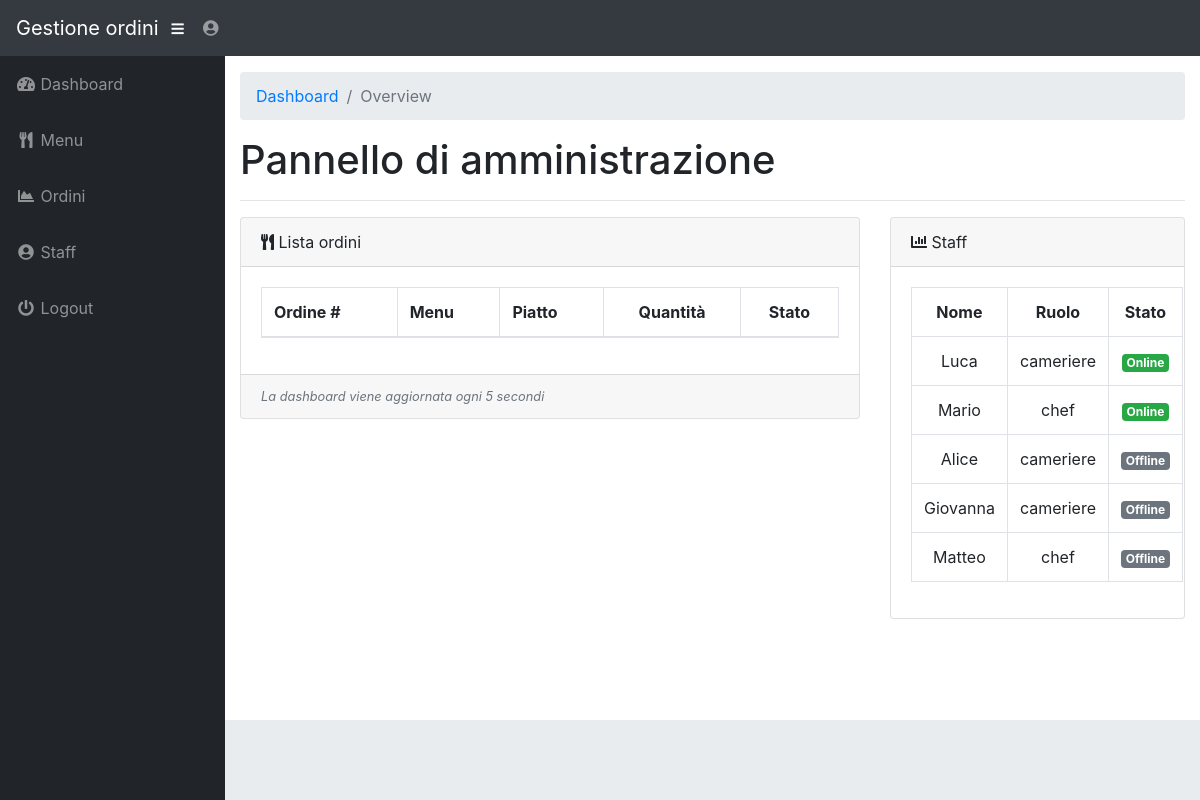
The app's page /admin/index.php (signed in) with its own data.
### tables this page shows
CREATE TABLE `tbl_staff` (
  `staffID` int NOT NULL,
  `username` varchar(25) NOT NULL,
  `password` varchar(100) NOT NULL,
  `status` text NOT NULL,
  `role` text NOT NULL
);

### admin/index.php (the view, shortened to what this page needs)
<?php
include ("../functions.php");
?>
<!DOCTYPE html>
<html lang="en">
<head>
    <link href="vendor/bootstrap/css/bootstrap.min.css" rel="stylesheet">
    <link href="vendor/fontawesome-free/css/all.min.css" rel="stylesheet" type="text/css">
    <link href="vendor/datatables/dataTables.bootstrap4.css" rel="stylesheet">
    <link href="css/sb-admin.css" rel="stylesheet">
</head>
<body id="page-top">
<nav class="navbar navbar-expand navbar-dark bg-dark static-top">
    <a class="navbar-brand mr-1" href="index.php">Gestione ordini</a>
    <button class="btn btn-link btn-sm text-white order-1 order-sm-0" id="sidebarToggle" href="#">
        <i class="fas fa-bars"></i>
    </button>
    <ul class="navbar-nav ml-auto ml-md-0">
        <li class="nav-item dropdown no-arrow">
            <a class="nav-link dropdown-toggle" href="#" id="userDropdown" role="button" data-toggle="dropdown" aria-haspopup="true" aria-expanded="false">
                <i class="fas fa-user-circle fa-fw"></i>
            </a>
        </li>
    </ul>
</nav>
<div id="wrapper">
    <ul class="sidebar navbar-nav">
        <li class="nav-item">
            <a class="nav-link" href="index.php">
                <i class="fas fa-fw fa-tachometer-alt"></i>
                <span>Dashboard</span>
            </a>
        </li>
        <li class="nav-item">
            <a class="nav-link" href="menu.php">
                <i class="fas fa-fw fa-utensils"></i>
                <span>Menu</span></a>
        </li>
        <li class="nav-item">
            <a class="nav-link" href="sales.php">
                <i class="fas fa-fw fa-chart-area"></i>
                <span>Ordini</span></a>
        </li>
        <li class="nav-item">
            <a class="nav-link" href="staff.php">
                <i class="fas fa-fw fa-user-circle"></i>
                <span>Staff</span>
            </a>
        </li>
        <li class="nav-item">
            <a class="nav-link" href="#" data-toggle="modal" data-target="#logoutModal">
                <i class="fas fa-fw fa-power-off"></i>
                <span>Logout</span>
            </a>
        </li>
    </ul>
    <div id="content-wrapper">
        <div class="container-fluid">
            <ol class="breadcrumb">
                <li class="breadcrumb-item">
                    <a href="index.php">Dashboard</a>
                </li>
                <li class="breadcrumb-item active">Overview</li>
            </ol>
            <h1>Pannello di amministrazione</h1>
            <hr>
            <div class="row">
                <div class="col-lg-8">
                    <div class="card mb-3">
                        <div class="card-header">
                            <i class="fas fa-utensils"></i>
                            Lista ordini</div>
                        <div class="card-body">
                            <table id="tblCurrentOrder" table class="table table-bordered" width="100%" cellspacing="0">
                                <thead>
                                <th>Ordine #</th>
                                <th>Menu</th>
                                <th>Piatto</th>
                                <th class='text-center'>Quantità</th>
                                <th class='text-center'>Stato</th>
                                </thead>
                            </table>
                        </div>
                        <div class="card-footer small text-muted"><i>La dashboard viene aggiornata ogni 5 secondi</i></div>
                    </div>
                </div>
                <div class="col-lg-4">
                    <div class="card mb-3">
                        <div class="card-header">
                            <i class="fas fa-chart-bar""></i>
                            Staff</div>
                        <div class="card-body">
                            <table table class="table table-bordered text-center" width="100%" cellspacing="0">
                                <tr>
                                    <td><b>Nome</b></td>
                                    <td><b>Ruolo</b></td>
                                    <td><b>Stato</b></td>
                                </tr>
                                <?php
                                $displayStaffQuery = "SELECT username, role, status FROM tbl_staff";
                                if ($result = $sqlconnection->query($displayStaffQuery))
                                {
                                    while ($staff = $result->fetch_array(MYSQLI_ASSOC))
                                    {
                                        echo "<tr>";
                                        echo "<td>{$staff['username']}</td>";
                                        echo "<td>{$staff['role']}</td>";
                                        if ($staff['status'] == "Online")
                                        {
                                            echo "<td><span class=\"badge badge-success\">Online</span></td>";
                                        }
                                        if ($staff['status'] == "Offline")
                                        {
                                            echo "<td><span class=\"badge badge-secondary\">Offline</span></td>";
                                        }
                                        echo "</tr>";
                                    }
                                }
                                ?>
                            </table>
                        </div>
                    </div>
                </div>
            </div>
        </div>
        <footer class="sticky-footer">
        </footer>
    </div>
</div>
</body>
</html>

### admin/css/sb-admin.css (style rules this page uses)
html { position: relative; min-height: 100%; }
body { height: 100%; }
#wrapper { display: -webkit-box; display: -ms-flexbox; display: flex; }
#wrapper #content-wrapper { overflow-x: hidden; width: 100%; padding-top: 1rem; padding-bottom: 80px; }
.navbar-nav .nav-item.dropdown .dropdown-toggle::after { width: 1rem; text-align: center; float: right; vertical-align: 0; border: 0; font-weight: 900; content: '\f105'; font-family: 'Font Awesome 5 Free'; }
.navbar-nav .nav-item.dropdown.no-arrow .dropdown-toggle::after { display: none; }
.sidebar { width: 90px !important; background-color: #212529; min-height: calc(100vh - 56px); }
.sidebar .nav-item:last-child { margin-bottom: 1rem; }
.sidebar .nav-item .nav-link { text-align: center; padding: 0.75rem 1rem; width: 90px; }
.sidebar .nav-item .nav-link span { font-size: 0.65rem; display: block; }
.sidebar .nav-item .nav-link { color: rgba(255, 255, 255, 0.5); }
@media (min-width: 768px) { .sidebar { width: 225px !important; } }
@media (min-width: 768px) { .sidebar .nav-item .nav-link { display: block; width: 100%; text-align: left; padding: 1rem; width: 225px; } }
@media (min-width: 768px) { .sidebar .nav-item .nav-link span { font-size: 1rem; display: inline; } }
:root { --input-padding-x: 0.75rem; --input-padding-y: 0.75rem; }
footer.sticky-footer { display: -webkit-box; display: -ms-flexbox; display: flex; position: absolute; right: 0; bottom: 0; width: calc(100% - 90px); height: 80px; background-color: #e9ecef; }
@media (min-width: 768px) { footer.sticky-footer { width: calc(100% - 225px); } }

### records on screen
tbl_staff: username "Luca", role "cameriere", status "Online"
tbl_staff: username "Mario", role "chef", status "Online"
tbl_staff: username "Alice", role "cameriere", status "Offline"
tbl_staff: username "Giovanna", role "cameriere", status "Offline"
tbl_staff: username "Matteo", role "chef", status "Offline"
